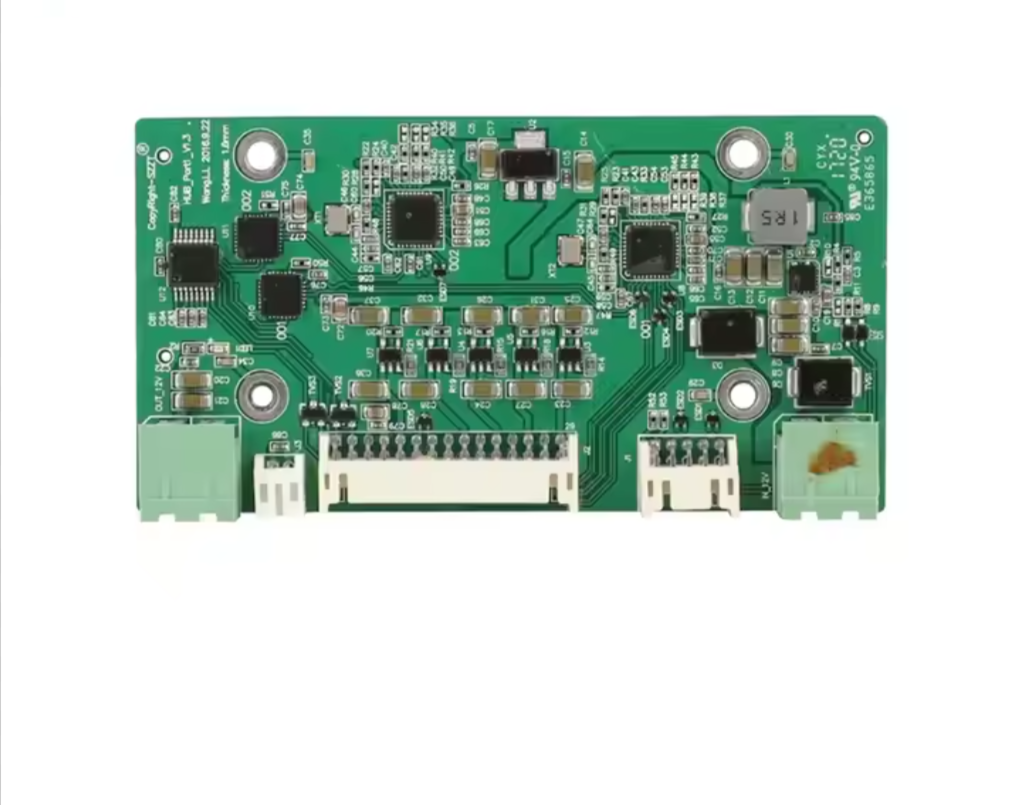
#> input picture code/Test Images/Component Deffects/A2/ref.png, 1015 x 805 px
$ python component_deffects.py
#> lines starting #> are read from the running program, lines starting #| are printed output that depends on the picture; after the words box and inside, x2 and y2 are one past the last pixel; in counts of white or black regions, pixels touching at a corner belong together

import cv2
import numpy as np
from skimage.metrics import structural_similarity as ssim

reference_image_path = "Test Images/Component Deffects/A2/ref.png"  # Replace with the path to your reference image
source_image_path = "Test Images/Component Deffects/A2/source.png"        # Replace with the path to your source image

# Load reference and source images
reference_image = cv2.imread(reference_image_path, cv2.IMREAD_COLOR)
#> reference_image is the input picture: shape (805, 1015, 3); mean B, G, R 203, 212.3, 196.1
source_image = cv2.imread(source_image_path, cv2.IMREAD_COLOR)
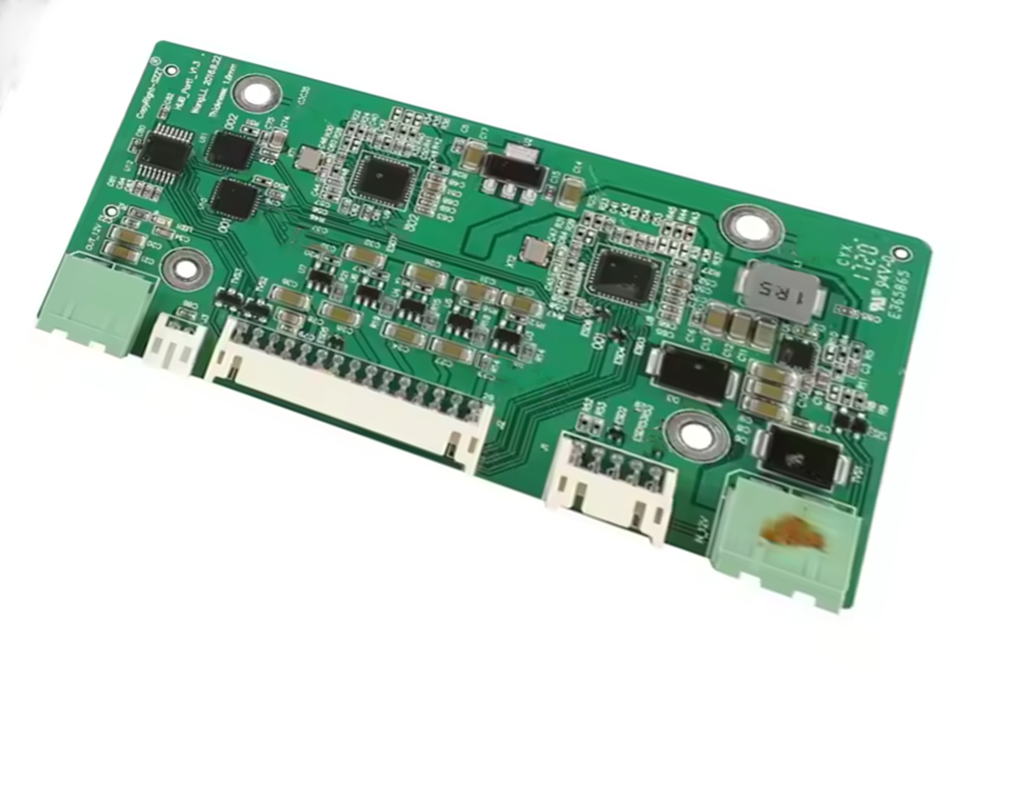
#> input picture code/Test Images/Component Deffects/A2/source.png, 1015 x 805 px
#> source_image is the input picture: shape (805, 1015, 3); mean B, G, R 205.1, 214.1, 198.7


def warp_image_to_reference(reference_image,source_image,ref_gray,src_gray):


    # Initialize SIFT detector
    sift = cv2.SIFT_create()

    # Detect keypoints and descriptors
    keypoints_ref, descriptors_ref = sift.detectAndCompute(ref_gray, None)
    keypoints_src, descriptors_src = sift.detectAndCompute(src_gray, None)

    # Use FLANN-based matcher
    index_params = dict(algorithm=1, trees=5)  # FLANN_INDEX_KDTREE
    search_params = dict(checks=50)  # Adjust for speed vs accuracy

    flann = cv2.FlannBasedMatcher(index_params, search_params)
    matches = flann.knnMatch(descriptors_src, descriptors_ref, k=2)

    # Apply Lowe's ratio test to filter good matches
    good_matches = []
    for m, n in matches:
        if m.distance < 0.7 * n.distance:
            good_matches.append(m)

    # Ensure enough matches are found
    if len(good_matches) > 10:
        # Extract matched keypoints
        src_pts = np.float32([keypoints_src[m.queryIdx].pt for m in good_matches]).reshape(-1, 1, 2)
        ref_pts = np.float32([keypoints_ref[m.trainIdx].pt for m in good_matches]).reshape(-1, 1, 2)

        # Compute the homography matrix
        H, mask = cv2.findHomography(src_pts, ref_pts, cv2.RANSAC, 5.0)

        # Warp the source image to the reference image's perspective
        warped_image = cv2.warpPerspective(source_image, H, (ref_gray.shape[1], ref_gray.shape[0]))
        return warped_image


    else:
        print("Not enough matches found!")
        return None


# Example usage


def detect_anomaly(reference_image,source_image):

    # Convert images to grayscale
    ref_gray = cv2.cvtColor(reference_image, cv2.COLOR_BGR2GRAY)
    src_gray = cv2.cvtColor(source_image, cv2.COLOR_BGR2GRAY)

    warped_image = warp_image_to_reference(reference_image,source_image,ref_gray,src_gray)
    warped_image_gray=cv2.cvtColor(warped_image, cv2.COLOR_BGR2GRAY)

    # Define kernel size for dilation (controls how many neighbors to include)
    kernel = np.ones((3, 3), np.uint8)  # Adjust the kernel size as needed

    # Create a binary mask for black pixels
    black_pixels = warped_image_gray == 0

    # Dilate the mask to include neighboring pixels
    dilated_mask = cv2.dilate(black_pixels.astype(np.uint8), kernel, iterations=1)

    # Replace the dilated region with the reference image pixels
    warped_image_gray[dilated_mask == 1] = ref_gray[dilated_mask == 1]


    # Compute absolute difference between the two images
    difference = cv2.absdiff(warped_image_gray, ref_gray)
    # Apply thresholding to highlight the differences
    _, thresholded = cv2.threshold(difference, 60, 255, cv2.THRESH_BINARY)
    # Find contours of the differences
    contours, _ = cv2.findContours(thresholded, cv2.RETR_EXTERNAL, cv2.CHAIN_APPROX_SIMPLE)
    # Draw rectangles around the differing regions


    for contour in contours:
        x, y, w, h = cv2.boundingRect(contour)
        warped_image = cv2.cvtColor(np.array(warped_image), cv2.COLOR_BGR2RGB)
        cv2.rectangle(warped_image, (x, y), (x + w, y + h), (255, 0, 0), 5)

    # warped_image = cv2.cvtColor(np.array(warped_image), cv2.COLOR_RGB2BGR)

    return warped_image

warped_image = detect_anomaly(reference_image,source_image)
#> in detect_anomaly, `src_gray = cv2.cvtColor(source_image, cv2.COLOR_BGR2GRAY)`:
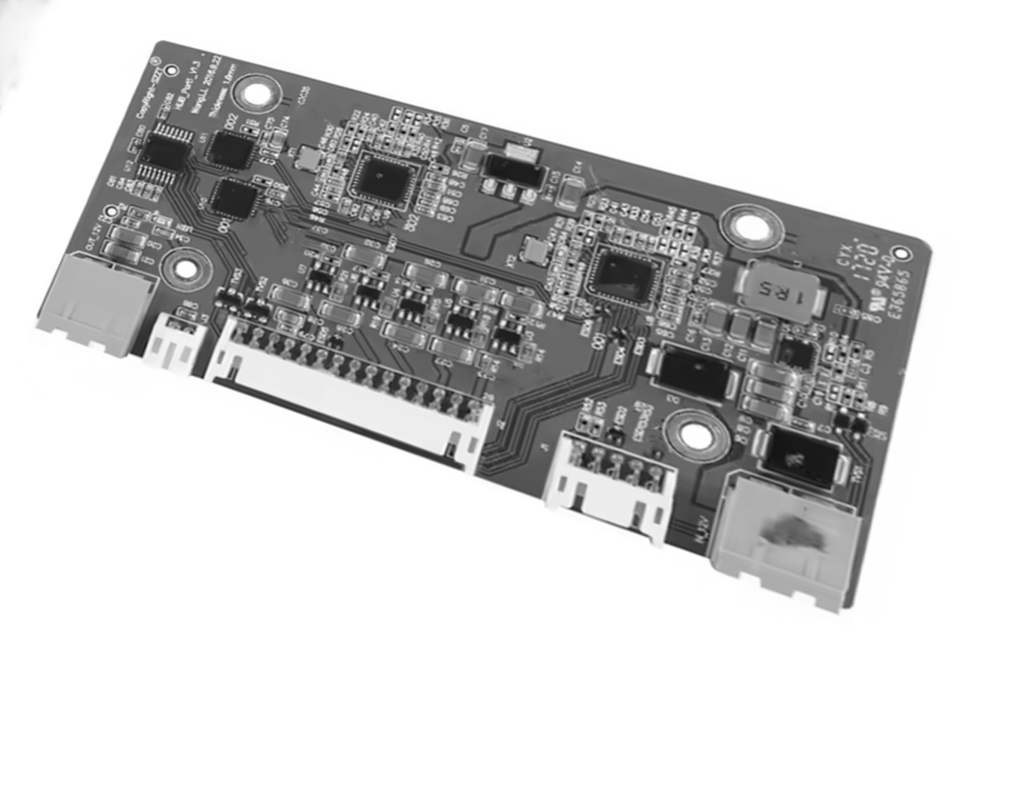
#> src_gray: shape (805, 1015); min 0, max 255, mean 208.5
#> in warp_image_to_reference, `keypoints_ref, descriptors_ref = sift.detectAndCompute(ref_gray, None)`: keypoints_ref = 5353 keypoints; strongest (x, y, size): (666, 507, 6.5), (312, 504, 10.7), (333, 508, 6.3), (247, 503, 13)
#> in warp_image_to_reference, `keypoints_src, descriptors_src = sift.detectAndCompute(src_gray, None)`: keypoints_src = 4981 keypoints; strongest (x, y, size): (577, 506, 8.3), (199, 370, 11), (503, 323, 4.1), (839, 430, 3.6)
#> in warp_image_to_reference, `matches = flann.knnMatch(descriptors_src, descriptors_ref, k=2)`: matches = 4981 matches
#> after the loop in warp_image_to_reference, `for m, n in matches:`: good_matches = 2263 matches
#> in warp_image_to_reference, `src_pts = np.float32([keypoints_src[m.queryIdx].pt for m in good_match..`: src_pts = 2263 rows, first 8: [34.39, 320.1], [48.86, 315.8], [48.86, 315.8], [49.09, 330], [57.59, 327.6], [58.78, 335.6], [68.14, 250.6], [68.72, 337.6]
#> in warp_image_to_reference, `ref_pts = np.float32([keypoints_ref[m.trainIdx].pt for m in good_match..`: ref_pts = 2263 rows, first 8: [136, 513.4], [149.3, 504.1], [149.3, 504.1], [154.6, 518.3], [162.6, 512.3], [166.7, 520], [139.5, 419.9], [861.4, 516.8]
#> in warp_image_to_reference, `H, mask = cv2.findHomography(src_pts, ref_pts, cv2.RANSAC, 5.0)`: H = [[1.13, 0.544, -58.95], [-0.353, 1.46, 122.6], [0.000197, 0.000379, 1]]; mask = 2263 values, max 1 at index 0, min 0 at index 7, mean 0.976
#> in detect_anomaly, `black_pixels = warped_image_gray == 0`:
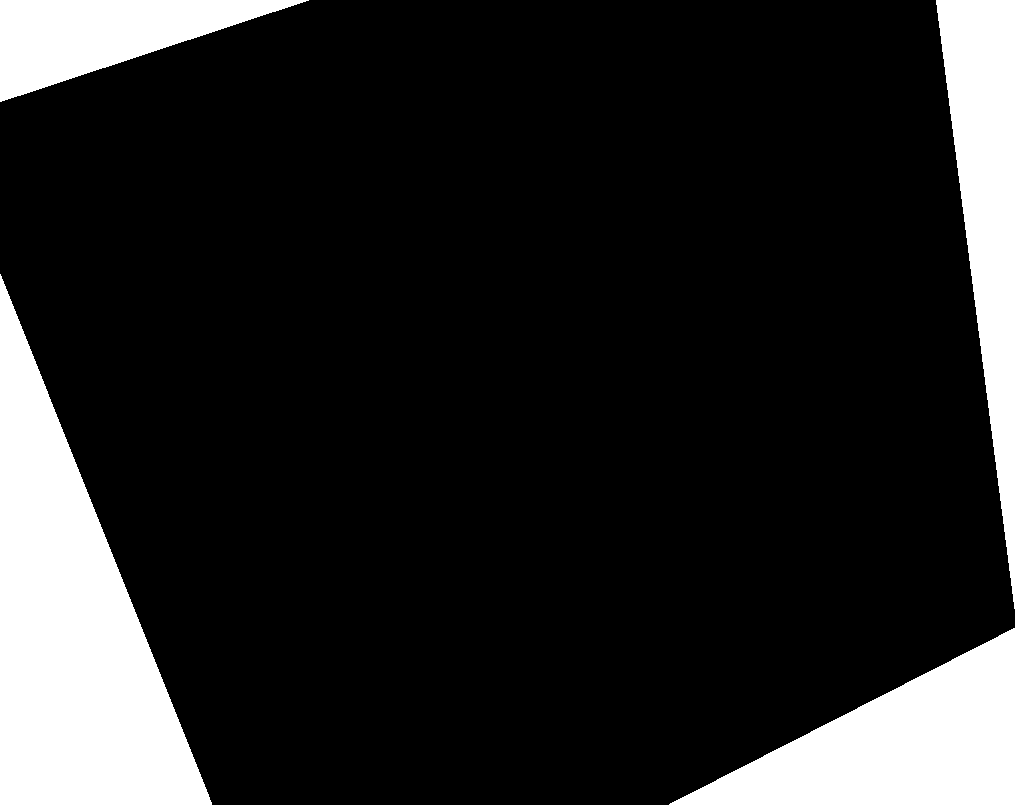
#> black_pixels: shape (805, 1015) bool; 15.6% white; 4 white regions, box (x1, y1, x2, y2) and area: (0, 274, 212, 805) 56627, (669, 628, 1015, 805) 30826, (936, 0, 1015, 609) 24279, (0, 0, 309, 102) 15873
#> in detect_anomaly, `dilated_mask = cv2.dilate(black_pixels.astype(np.uint8), kernel, itera..`: dilated_mask: shape (805, 1015); values 0 (black) and 1 (white), 15.9% white; 4 white regions, box (x1, y1, x2, y2) and area: (0, 273, 213, 805) 57371, (668, 627, 1015, 805) 31350, (935, 0, 1015, 610) 24968, (0, 0, 310, 103) 16285
#> in detect_anomaly, `warped_image_gray[dilated_mask == 1] = ref_gray[dilated_mask == 1]`:
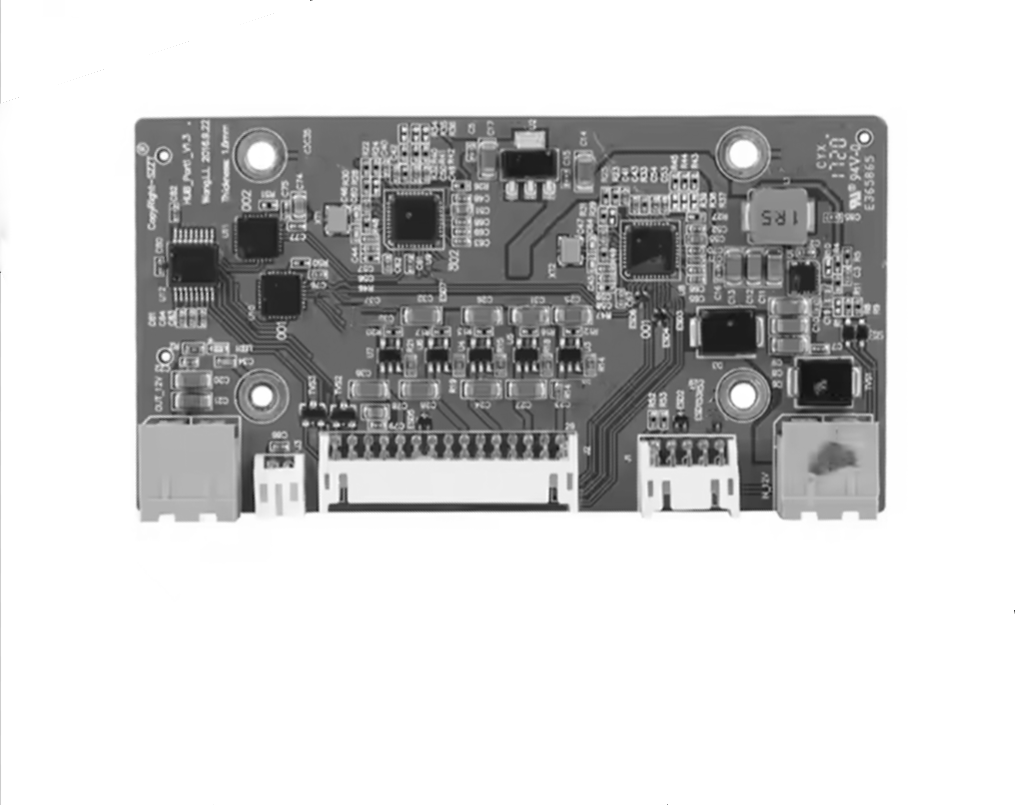
#> warped_image_gray: shape (805, 1015); min 9, max 255, mean 206.2
#> in detect_anomaly, `_, thresholded = cv2.threshold(difference, 60, 255, cv2.THRESH_BINARY)`: thresholded: shape (805, 1015); 0.13% white; 67 white regions (55 under 20 px)
#> in detect_anomaly, `contours, _ = cv2.findContours(thresholded, cv2.RETR_EXTERNAL, cv2.CHA..`: contours = 67 contours, 61 with area under 20; largest, box (x1, y1, x2, y2) and area: (320, 295, 346, 333) 178, (326, 295, 348, 307) 100, (377, 307, 390, 316) 62, (581, 383, 592, 399) 59, (434, 271, 445, 276) 24, (788, 154, 792, 163) 20
#> the loop in detect_anomaly, `for contour in contours:` made 67 passes
#> (x, y, w, h) on passes 1, 4, 5, 7, 9, 12, 13, 14, 16, 17, 21, 22: (667, 804, 1, 1), (707, 417, 6, 4), (712, 412, 3, 3), (697, 398, 6, 5), (704, 396, 1, 1), (582, 392, 1, 1), (691, 391, 4, 7), (565, 391, 5, 7), (688, 390, 4, 2), (707, 389, 5, 10), (697, 386, 4, 6), (565, 385, 5, 3)
#> (contour, x, y, w, h) on passes 2, 3, 6, 8, 10, 11: ([[1014, 610], [1014, 612]], 1014, 610, 1, 3), ([[716, 417], [716, 419], [717, 419], [717, 417]], 716, 417, 2, 3), ([[689, 399], [689, 400]], 689, 399, 1, 2), ([[589, 397], [590, 397]], 589, 397, 2, 1), ([[689, 394], [689, 395]], 689, 394, 1, 2), ([[704, 393], [705, 393]], 704, 393, 2, 1)
#> pass 2, in detect_anomaly, `warped_image = cv2.cvtColor(np.array(warped_image), cv2.COLOR_BGR2RGB)`:
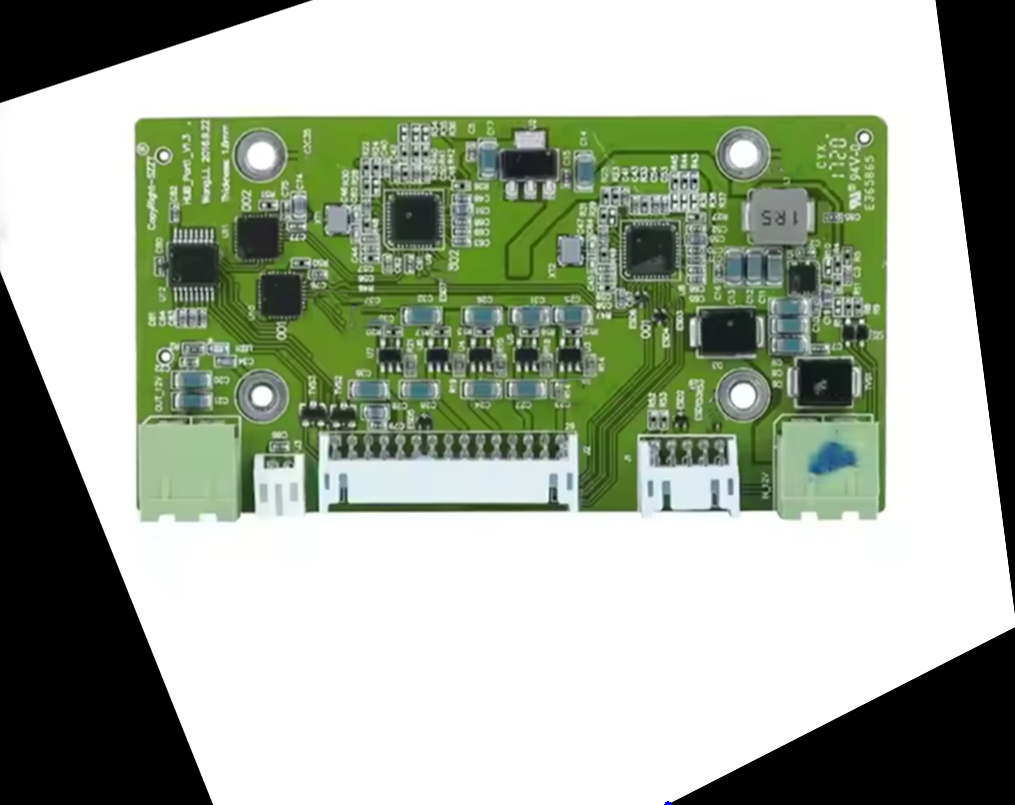
#> warped_image: shape (805, 1015, 3); mean R, G, B 162.8, 172.2, 155.6

cv2.imshow("source_img",warped_image)

# Wait for the user to press a key
cv2.waitKey(0)

# # Close all windows
cv2.destroyAllWindows()
